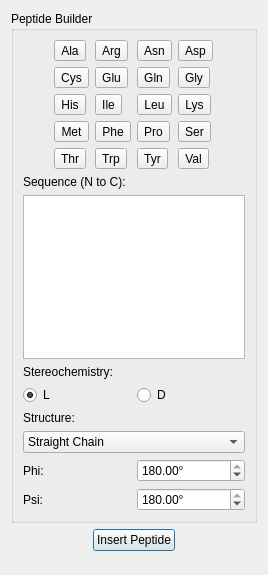
<?xml version="1.0" encoding="UTF-8"?>
<ui version="4.0">
 <class>InsertPeptideDialog</class>
 <widget class="QDialog" name="InsertPeptideDialog">
  <property name="geometry">
   <rect>
    <x>0</x>
    <y>0</y>
    <width>268</width>
    <height>575</height>
   </rect>
  </property>
  <property name="windowTitle">
   <string>Insert Peptide</string>
  </property>
  <layout class="QVBoxLayout" name="verticalLayout">
   <item>
    <widget class="QGroupBox" name="groupBox">
     <property name="title">
      <string>Peptide Builder</string>
     </property>
     <layout class="QVBoxLayout" name="verticalLayout_2">
      <item>
       <layout class="QHBoxLayout" name="horizontalLayout">
        <item>
         <spacer name="horizontalSpacer">
          <property name="orientation">
           <enum>Qt::Horizontal</enum>
          </property>
          <property name="sizeHint" stdset="0">
           <size>
            <width>40</width>
            <height>20</height>
           </size>
          </property>
         </spacer>
        </item>
        <item>
         <layout class="QGridLayout" name="aminoLayout">
          <property name="sizeConstraint">
           <enum>QLayout::SetDefaultConstraint</enum>
          </property>
          <item row="0" column="0">
           <widget class="QToolButton" name="toolButton">
            <property name="text">
             <string>Ala</string>
            </property>
           </widget>
          </item>
          <item row="0" column="1">
           <widget class="QToolButton" name="toolButton_2">
            <property name="text">
             <string>Arg</string>
            </property>
           </widget>
          </item>
          <item row="0" column="2">
           <widget class="QToolButton" name="toolButton_3">
            <property name="text">
             <string>Asn</string>
            </property>
           </widget>
          </item>
          <item row="0" column="3">
           <widget class="QToolButton" name="toolButton_4">
            <property name="text">
             <string>Asp</string>
            </property>
           </widget>
          </item>
          <item row="1" column="0">
           <widget class="QToolButton" name="toolButton_5">
            <property name="text">
             <string>Cys</string>
            </property>
           </widget>
          </item>
          <item row="1" column="1">
           <widget class="QToolButton" name="toolButton_6">
            <property name="text">
             <string>Glu</string>
            </property>
           </widget>
          </item>
          <item row="1" column="2">
           <widget class="QToolButton" name="toolButton_7">
            <property name="text">
             <string>Gln</string>
            </property>
           </widget>
          </item>
          <item row="1" column="3">
           <widget class="QToolButton" name="toolButton_8">
            <property name="text">
             <string>Gly</string>
            </property>
           </widget>
          </item>
          <item row="2" column="0">
           <widget class="QToolButton" name="toolButton_9">
            <property name="text">
             <string>His</string>
            </property>
           </widget>
          </item>
          <item row="2" column="1">
           <widget class="QToolButton" name="toolButton_10">
            <property name="text">
             <string>Ile</string>
            </property>
           </widget>
          </item>
          <item row="4" column="3">
           <widget class="QToolButton" name="toolButton_19">
            <property name="text">
             <string>Val</string>
            </property>
           </widget>
          </item>
          <item row="4" column="2">
           <widget class="QToolButton" name="toolButton_18">
            <property name="text">
             <string>Tyr</string>
            </property>
           </widget>
          </item>
          <item row="4" column="1">
           <widget class="QToolButton" name="toolButton_17">
            <property name="text">
             <string>Trp</string>
            </property>
           </widget>
          </item>
          <item row="4" column="0">
           <widget class="QToolButton" name="toolButton_16">
            <property name="text">
             <string>Thr</string>
            </property>
           </widget>
          </item>
          <item row="3" column="3">
           <widget class="QToolButton" name="toolButton_15">
            <property name="text">
             <string>Ser</string>
            </property>
           </widget>
          </item>
          <item row="3" column="2">
           <widget class="QToolButton" name="toolButton_14">
            <property name="text">
             <string>Pro</string>
            </property>
           </widget>
          </item>
          <item row="3" column="1">
           <widget class="QToolButton" name="toolButton_13">
            <property name="text">
             <string>Phe</string>
            </property>
           </widget>
          </item>
          <item row="3" column="0">
           <widget class="QToolButton" name="toolButton_12">
            <property name="text">
             <string>Met</string>
            </property>
           </widget>
          </item>
          <item row="2" column="3">
           <widget class="QToolButton" name="toolButton_11">
            <property name="text">
             <string>Lys</string>
            </property>
           </widget>
          </item>
          <item row="2" column="2">
           <widget class="QToolButton" name="toolButton_20">
            <property name="text">
             <string>Leu</string>
            </property>
           </widget>
          </item>
         </layout>
        </item>
        <item>
         <spacer name="horizontalSpacer_2">
          <property name="orientation">
           <enum>Qt::Horizontal</enum>
          </property>
          <property name="sizeHint" stdset="0">
           <size>
            <width>40</width>
            <height>20</height>
           </size>
          </property>
         </spacer>
        </item>
       </layout>
      </item>
      <item>
       <widget class="QLabel" name="label">
        <property name="text">
         <string>Sequence (N to C):</string>
        </property>
       </widget>
      </item>
      <item>
       <widget class="QPlainTextEdit" name="sequenceText"/>
      </item>
      <item>
       <widget class="QLabel" name="label_2">
        <property name="text">
         <string>Stereochemistry:</string>
        </property>
       </widget>
      </item>
      <item>
       <layout class="QHBoxLayout" name="horizontalLayout_4">
        <item>
         <widget class="QRadioButton" name="lStereoButton">
          <property name="text">
           <string>L</string>
          </property>
          <property name="checked">
           <bool>true</bool>
          </property>
         </widget>
        </item>
        <item>
         <widget class="QRadioButton" name="dStereoButton">
          <property name="text">
           <string>D</string>
          </property>
         </widget>
        </item>
       </layout>
      </item>
      <item>
       <widget class="QLabel" name="label_3">
        <property name="text">
         <string>Structure:</string>
        </property>
       </widget>
      </item>
      <item>
       <widget class="QComboBox" name="structureCombo">
        <item>
         <property name="text">
          <string>Straight Chain</string>
         </property>
        </item>
        <item>
         <property name="text">
          <string>Alpha Helix</string>
         </property>
        </item>
        <item>
         <property name="text">
          <string>Beta Sheet</string>
         </property>
        </item>
        <item>
         <property name="text">
          <string>Other</string>
         </property>
        </item>
       </widget>
      </item>
      <item>
       <layout class="QVBoxLayout" name="verticalLayout_3">
        <item>
         <layout class="QGridLayout" name="gridLayout_3">
          <item row="0" column="0">
           <widget class="QLabel" name="label_4">
            <property name="text">
             <string>Phi:</string>
            </property>
           </widget>
          </item>
          <item row="0" column="1">
           <widget class="QDoubleSpinBox" name="phiSpin">
            <property name="suffix">
             <string>°</string>
            </property>
            <property name="minimum">
             <double>-180.000000000000000</double>
            </property>
            <property name="maximum">
             <double>180.000000000000000</double>
            </property>
            <property name="value">
             <double>180.000000000000000</double>
            </property>
           </widget>
          </item>
          <item row="1" column="1">
           <widget class="QDoubleSpinBox" name="psiSpin">
            <property name="suffix">
             <string>°</string>
            </property>
            <property name="minimum">
             <double>-180.000000000000000</double>
            </property>
            <property name="maximum">
             <double>180.000000000000000</double>
            </property>
            <property name="value">
             <double>180.000000000000000</double>
            </property>
           </widget>
          </item>
          <item row="1" column="0">
           <widget class="QLabel" name="label_5">
            <property name="text">
             <string>Psi:</string>
            </property>
           </widget>
          </item>
         </layout>
        </item>
       </layout>
      </item>
     </layout>
    </widget>
   </item>
   <item>
    <layout class="QHBoxLayout" name="horizontalLayout_2">
     <item>
      <spacer name="horizontalSpacer_3">
       <property name="orientation">
        <enum>Qt::Horizontal</enum>
       </property>
       <property name="sizeHint" stdset="0">
        <size>
         <width>40</width>
         <height>20</height>
        </size>
       </property>
      </spacer>
     </item>
     <item>
      <widget class="QPushButton" name="insertButton">
       <property name="text">
        <string>Insert Peptide</string>
       </property>
      </widget>
     </item>
     <item>
      <spacer name="horizontalSpacer_4">
       <property name="orientation">
        <enum>Qt::Horizontal</enum>
       </property>
       <property name="sizeHint" stdset="0">
        <size>
         <width>40</width>
         <height>20</height>
        </size>
       </property>
      </spacer>
     </item>
    </layout>
   </item>
   <item>
    <spacer name="verticalSpacer">
     <property name="orientation">
      <enum>Qt::Vertical</enum>
     </property>
     <property name="sizeHint" stdset="0">
      <size>
       <width>20</width>
       <height>40</height>
      </size>
     </property>
    </spacer>
   </item>
  </layout>
 </widget>
 <resources/>
 <connections/>
</ui>
